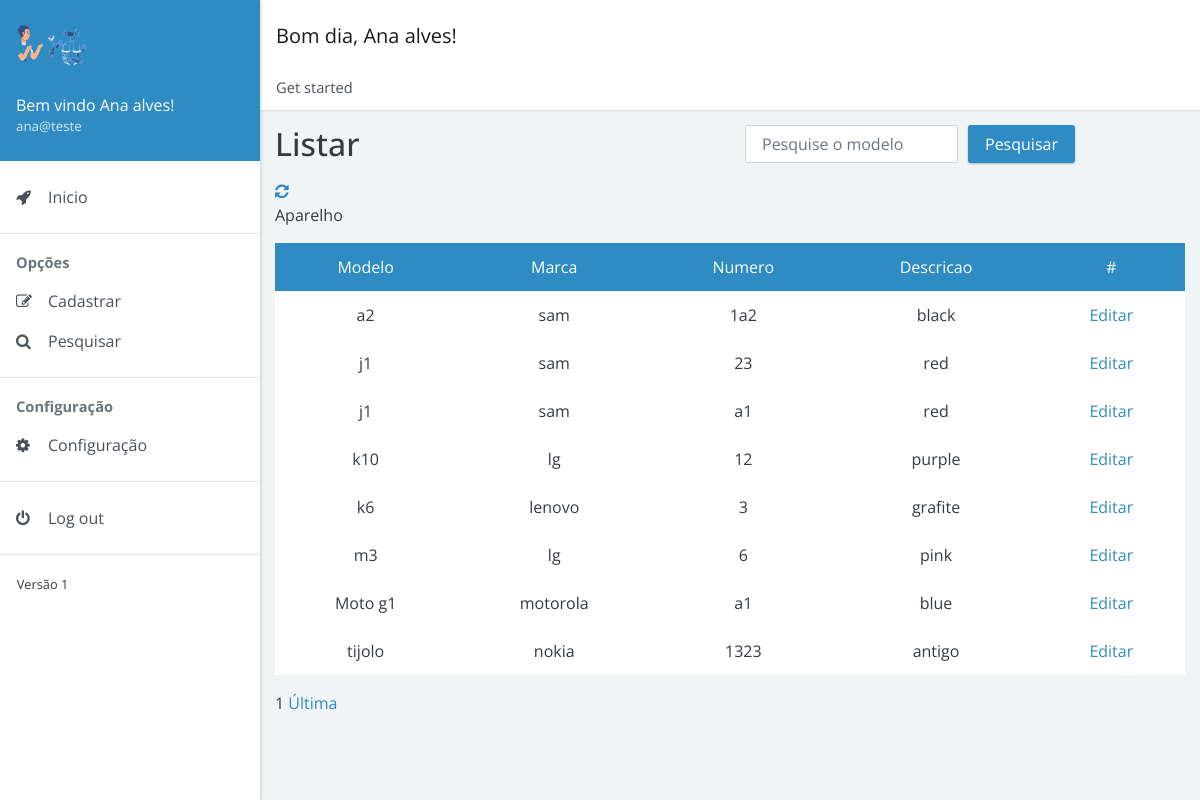
/view/pesquisar/pesquisa_aparelho.php (signed in), run on the app's committed database.
### tables this page shows
CREATE TABLE `eletronico` (
  `id_eletronico` int(11) NOT NULL,
  `modelo` varchar(255) DEFAULT NULL,
  `marca` varchar(255) DEFAULT NULL,
  `numero` varchar(50) DEFAULT NULL,
  `descricao` varchar(255) DEFAULT NULL
);

### view/pesquisar/pesquisa_aparelho.php (the view, shortened to what this page needs)
<!doctype html>
<html lang="pt-br">
<head>
    <link rel="stylesheet" href="https://cdnjs.cloudflare.com/ajax/libs/font-awesome/4.7.0/css/font-awesome.min.css">
    <link href="../../dist/admin4b.min.css?v=2.1.0" rel="stylesheet">
    <link href="../../dist/admin4b.min.css" rel="stylesheet" type="text/css">
</head>
<body>
    <div class="app">
        <div class="app-sidebar">
            <div class="sidebar-header">
            <img src="../../images/principal3.png" width="70px" alt="Imagem de entrada" ><br>
                <div class="username"><span>Bem vindo <?php session_start();
                                                        echo $_SESSION['nome_completo_login']; ?>!</span> <small><?php echo $_SESSION['email_usuario']; ?></small></div>
            </div>
            <div id="sidebar-nav" class="sidebar-nav">
                <ul>
                <li><a href="../../model/index.php"><span class="sidebar-nav-icon fa fa-rocket"></span> <span class="sidebar-nav-text">Inicio</span></a></li>
                </ul>
                <hr><span class="sidebar-nav-header">Opções</span>
                <ul>
                    <li><a href="#forms" data-toggle="collapse"><span class="sidebar-nav-icon fa fa-pencil-square-o"></span> <span class="sidebar-nav-text">Cadastrar</span></a>
                    </li>
                    <li><a href="#search" data-toggle="collapse"><span class="sidebar-nav-icon fa fa-search"></span> <span class="sidebar-nav-text">Pesquisar</span></a>
                    </li>
                </ul>
                <hr><span class="sidebar-nav-header">Configuração</span>
                <ul>
                    <li><a href="../../model/editar/configuracao_geral.php  "><span class="sidebar-nav-icon fa fa-cog"></span> <span class="sidebar-nav-text">Configuração</span></a>
                    </li>
                </ul>
                <hr>
                <ul>
                    <li><a href="../../controll/crud/sair.php"><span class="sidebar-nav-icon fa fa-power-off"></span> <span class="sidebar-nav-text">Log out</span></a></li>
                </ul>
                <hr>
                <small>Versão 1</small>
            </div>
        </div>
        <div class="app-content">
            <div class="content-header">
                <nav class="navbar navbar-expand navbar-light bg-white">
                    <div class="navbar-brand">
                        <?php
                        $hora_do_dia = date("H");
                        if (($hora_do_dia >= 00) && ($hora_do_dia <= 12)) {
                            echo "Bom dia, ";
                        } else if (($hora_do_dia >= 12) && ($hora_do_dia <= 18)) {
                            echo "Boa tarde, ";
                        } else {
                            echo "Boa noite, ";
                        }
                        echo $_SESSION['nome_completo_login'];
                        ?>!
                    </div>
                </nav>
                <nav>
                    <ol class="breadcrumb">
                        <li class="breadcrumb-item">Get started</li>
                    </ol>
                </nav>
            </div>
            <div class="content-body">
                <div class="container">
                    <div class="page-header">
                        <div class="row">
                            <div class="col-sm-6 col-md-6">
                                <h1>Listar</h1>
                            </div>
                            <div class="col-sm-1 col-md-5">
                                <form class="form-inline" method="GET" action="./enviar/mostrar_aparelho.php">
                                    <div class="form-group">
                                        <input type="text" name="pesquisar" id="pesquisar" class="form-control" placeholder="Pesquise o modelo" style="margin-right: 10px;" required>
                                    </div>
                                    <button type="submit" class="btn btn-primary">Pesquisar</button>
                                </form>
                            </div>
                        </div>
                        <div class="row">
                            <div class="col-sm-6 col-md-6">
                                <a href="pesquisa_aparelho.php"><i class="fa fa-refresh" aria-hidden="true"></i></a>
                            </div>
                        </div>
                    </div>
                    <div class="align-items-center">
                        <div class="">
                            <p>Aparelho</p>
                            <table class="table table-bordered table-hover text-center">
                                <tr class="bg bg-primary text-white text-center">
                                    <td>Modelo</td>
                                    <td>Marca</td>
                                    <td>Numero</td>
                                    <td>Descricao</td>
                                    <td> # </td>
                                </tr>
                                <?php
                                include_once '../../controll/crud/conexao.php';
                                $id_session = $_SESSION['id_login'];
                                if (isset($_GET['pg']) && $_GET['pg'] != "") {
                                    $pagina_atual = $_GET["pg"];
                                } else {
                                    $pagina_atual = 1;
                                }
                                if (isset($pagina_atual)) {
                                    $pagina_atual = $pagina_atual;
                                } else {
                                    $pagina_atual = 1;
                                }
                                $pagina = (!empty($pagina_atual)) ? $pagina_atual : 1;
                                $qtd_pg = 20;
                                $inicio = ($qtd_pg * $pagina) - $qtd_pg;
                                $pesquisa = $conexao->query("SELECT * FROM eletronico INNER JOIN cliente_eletronico ON cliente_eletronico.eletronico_id_eletronico = eletronico.id_eletronico
                                    INNER JOIN cliente ON cliente.id_cliente = cliente_eletronico.cliente_id_cliente INNER JOIN login ON cliente.login_id_login = login.id_login WHERE cliente.login_id_login = $id_session
                                    ORDER BY modelo ASC LIMIT $inicio, $qtd_pg");
                                if ($pesquisa && $pesquisa->rowCount() != 0) {
                                    while ($resultado = $pesquisa->fetch()) {
                                        $modelo = $resultado['modelo'];
                                        $marca = $resultado['marca'];
                                        $numero = $resultado['numero'];
                                        $descricao = $resultado['descricao'];
                                        $id = $resultado['id_eletronico'];
                                ?>
                                        <tr class="text-center">
                                            <td>
                                                <?= $modelo ?>
                                            </td>
                                            <td>
                                                <?= $marca ?>
                                            </td>
                                            <td>
                                                <?= $numero ?>
                                            </td>
                                            <td>
                                                <?= $descricao ?>
                                            </td>
                                            <td><a href="../../model/editar/editar_aparelho.php?id=<?= $id ?>" type="submit"><i class="bi bi-pencil-square"></i>
                                                    Editar</a>
                                            </td>
                                        </tr>
                                    <?php
                                    }
                                    ?>
                            </table>
                        <?php
                                    $select = $conexao->query("SELECT COUNT(id_eletronico) AS num_result FROM eletronico  INNER JOIN cliente_eletronico ON cliente_eletronico.eletronico_id_eletronico = eletronico.id_eletronico
                                        INNER JOIN cliente ON cliente.id_cliente = cliente_eletronico.cliente_id_cliente  INNER JOIN login ON cliente.login_id_login = login.id_login WHERE cliente.login_id_login = $id_session
                                        ORDER BY modelo ASC");
                                    $row_pg = $select->fetch();
                                    $quantidade_pg = ceil($row_pg['num_result'] / $qtd_pg);
                                    echo " $pagina ";
                                    echo " <a href='?pg=$quantidade_pg' onclick=''>Última</a>";
                                } else {
                                    echo "<div class='alert alert-danger' role='alert'>Nenhum usuário encontrado!</div>";
                                }
                        ?>
                        </div>
                    </div>
                </div>
            </div>
</body>
</html>

### data on the page
eletronico: modelo "a2", marca "sam", numero "1a2", descricao "black"
eletronico: modelo "j1", marca "sam", numero "23", descricao "red"
eletronico: modelo "j1", marca "sam", numero "a1", descricao "red"
eletronico: modelo "k10", marca "lg", numero "12", descricao "purple"
eletronico: modelo "k6", marca "lenovo", numero "3", descricao "grafite"
eletronico: modelo "m3", marca "lg", numero "6", descricao "pink"
eletronico: modelo "Moto g1", marca "motorola", numero "a1", descricao "blue"
eletronico: modelo "tijolo", marca "nokia", numero "1323", descricao "antigo"

### other printed values
$_SESSION['nome_completo_login'] "Ana alves"
$_SESSION['email_usuario'] "ana@teste"
$pagina "1"
